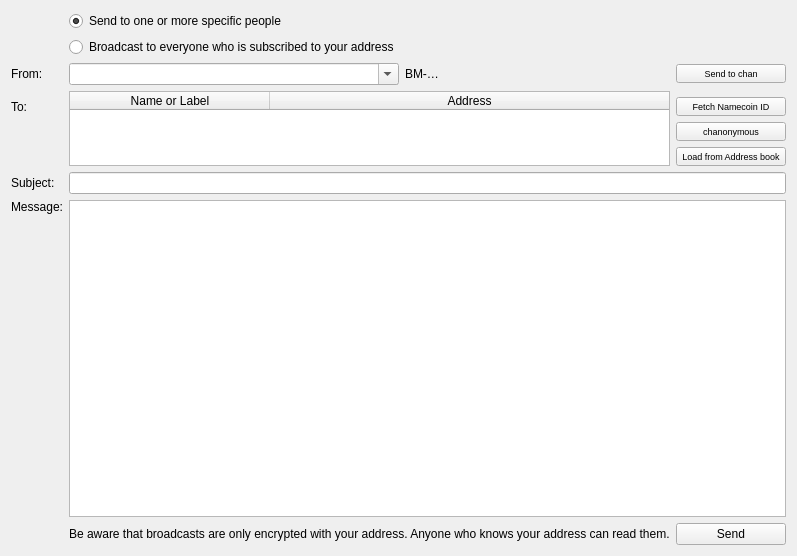
      <widget class="QWidget" name="send">
       <attribute name="icon">
        <iconset resource="bitmessage_icons.qrc">
         <normaloff>:/newPrefix/images/send.png</normaloff>:/newPrefix/images/send.png</iconset>
       </attribute>
       <attribute name="title">
        <string>Send</string>
       </attribute>
       <layout class="QGridLayout" name="gridLayout_2">
        <item row="0" column="2">
         <widget class="QRadioButton" name="radioButtonSpecific">
          <property name="sizePolicy">
           <sizepolicy hsizetype="Fixed" vsizetype="Fixed">
            <horstretch>0</horstretch>
            <verstretch>0</verstretch>
           </sizepolicy>
          </property>
          <property name="text">
           <string>Send to one or more specific people</string>
          </property>
          <property name="checked">
           <bool>true</bool>
          </property>
         </widget>
        </item>
        <item row="16" column="0">
         <widget class="QLabel" name="label_4">
          <property name="sizePolicy">
           <sizepolicy hsizetype="Fixed" vsizetype="Fixed">
            <horstretch>0</horstretch>
            <verstretch>0</verstretch>
           </sizepolicy>
          </property>
          <property name="text">
           <string>Message:</string>
          </property>
         </widget>
        </item>
        <item row="2" column="0">
         <widget class="QLabel" name="label_2">
          <property name="sizePolicy">
           <sizepolicy hsizetype="Fixed" vsizetype="Preferred">
            <horstretch>0</horstretch>
            <verstretch>0</verstretch>
           </sizepolicy>
          </property>
          <property name="text">
           <string>From:</string>
          </property>
         </widget>
        </item>
        <item row="15" column="0">
         <widget class="QLabel" name="label_3">
          <property name="sizePolicy">
           <sizepolicy hsizetype="Fixed" vsizetype="Preferred">
            <horstretch>0</horstretch>
            <verstretch>0</verstretch>
           </sizepolicy>
          </property>
          <property name="text">
           <string>Subject:</string>
          </property>
         </widget>
        </item>
        <item row="2" column="2">
         <widget class="QComboBox" name="comboBoxSendFrom">
          <property name="sizePolicy">
           <sizepolicy hsizetype="Preferred" vsizetype="Fixed">
            <horstretch>0</horstretch>
            <verstretch>0</verstretch>
           </sizepolicy>
          </property>
          <property name="editable">
           <bool>true</bool>
          </property>
          <property name="insertPolicy">
           <enum>QComboBox::NoInsert</enum>
          </property>
         </widget>
        </item>
        <item row="1" column="2">
         <widget class="QRadioButton" name="radioButtonBroadcast">
          <property name="sizePolicy">
           <sizepolicy hsizetype="Fixed" vsizetype="Fixed">
            <horstretch>0</horstretch>
            <verstretch>0</verstretch>
           </sizepolicy>
          </property>
          <property name="text">
           <string>Broadcast to everyone who is subscribed to your address</string>
          </property>
         </widget>
        </item>
        <item row="11" column="2" rowspan="4" colspan="3">
         <widget class="QTableWidget" name="tableWidgetRecipients">
          <property name="sizePolicy">
           <sizepolicy hsizetype="Expanding" vsizetype="Expanding">
            <horstretch>0</horstretch>
            <verstretch>0</verstretch>
           </sizepolicy>
          </property>
          <property name="maximumSize">
           <size>
            <width>16777215</width>
            <height>75</height>
           </size>
          </property>
          <property name="alternatingRowColors">
           <bool>true</bool>
          </property>
          <property name="selectionBehavior">
           <enum>QAbstractItemView::SelectRows</enum>
          </property>
          <property name="horizontalScrollMode">
           <enum>QAbstractItemView::ScrollPerPixel</enum>
          </property>
          <property name="sortingEnabled">
           <bool>false</bool>
          </property>
          <attribute name="horizontalHeaderCascadingSectionResizes">
           <bool>true</bool>
          </attribute>
          <attribute name="horizontalHeaderDefaultSectionSize">
           <number>200</number>
          </attribute>
          <attribute name="horizontalHeaderHighlightSections">
           <bool>false</bool>
          </attribute>
          <attribute name="horizontalHeaderStretchLastSection">
           <bool>true</bool>
          </attribute>
          <attribute name="verticalHeaderVisible">
           <bool>false</bool>
          </attribute>
          <attribute name="verticalHeaderDefaultSectionSize">
           <number>20</number>
          </attribute>
          <column>
           <property name="text">
            <string>Name or Label</string>
           </property>
          </column>
          <column>
           <property name="text">
            <string>Address</string>
           </property>
          </column>
         </widget>
        </item>
        <item row="14" column="5">
         <widget class="QPushButton" name="pushButtonLoadFromAddressBook">
          <property name="sizePolicy">
           <sizepolicy hsizetype="Fixed" vsizetype="Fixed">
            <horstretch>0</horstretch>
            <verstretch>0</verstretch>
           </sizepolicy>
          </property>
          <property name="minimumSize">
           <size>
            <width>110</width>
            <height>0</height>
           </size>
          </property>
          <property name="font">
           <font>
            <pointsize>7</pointsize>
           </font>
          </property>
          <property name="text">
           <string>Load from Address book</string>
          </property>
         </widget>
        </item>
        <item row="17" column="0">
         <spacer name="verticalSpacer">
          <property name="orientation">
           <enum>Qt::Vertical</enum>
          </property>
          <property name="sizeHint" stdset="0">
           <size>
            <width>20</width>
            <height>297</height>
           </size>
          </property>
         </spacer>
        </item>
        <item row="16" column="2" rowspan="2" colspan="4">
         <widget class="QTextEdit" name="textEditMessage">
          <property name="sizePolicy">
           <sizepolicy hsizetype="Expanding" vsizetype="Expanding">
            <horstretch>0</horstretch>
            <verstretch>0</verstretch>
           </sizepolicy>
          </property>
          <property name="html">
           <string>&lt;!DOCTYPE HTML PUBLIC &quot;-//W3C//DTD HTML 4.0//EN&quot; &quot;http://www.w3.org/TR/REC-html40/strict.dtd&quot;&gt;
&lt;html&gt;&lt;head&gt;&lt;meta name=&quot;qrichtext&quot; content=&quot;1&quot; /&gt;&lt;style type=&quot;text/css&quot;&gt;
p, li { white-space: pre-wrap; }
&lt;/style&gt;&lt;/head&gt;&lt;body style=&quot; font-family:'MS Shell Dlg 2'; font-size:9pt; font-weight:400; font-style:normal;&quot;&gt;
&lt;p style=&quot;-qt-paragraph-type:empty; margin-top:0px; margin-bottom:0px; margin-left:0px; margin-right:0px; -qt-block-indent:0; text-indent:0px;&quot;&gt;&lt;br /&gt;&lt;/p&gt;&lt;/body&gt;&lt;/html&gt;</string>
          </property>
         </widget>
        </item>
        <item row="15" column="2" colspan="4">
         <widget class="QLineEdit" name="lineEditSubject">
          <property name="text">
           <string/>
          </property>
         </widget>
        </item>
        <item row="18" column="2" colspan="3">
         <widget class="QLabel" name="labelSendBroadcastWarning">
          <property name="enabled">
           <bool>true</bool>
          </property>
          <property name="sizePolicy">
           <sizepolicy hsizetype="Expanding" vsizetype="Preferred">
            <horstretch>0</horstretch>
            <verstretch>0</verstretch>
           </sizepolicy>
          </property>
          <property name="text">
           <string>Be aware that broadcasts are only encrypted with your address. Anyone who knows your address can read them.</string>
          </property>
          <property name="indent">
           <number>-1</number>
          </property>
         </widget>
        </item>
        <item row="12" column="5">
         <widget class="QPushButton" name="pushButtonFetchNamecoinID">
          <property name="sizePolicy">
           <sizepolicy hsizetype="Fixed" vsizetype="Fixed">
            <horstretch>0</horstretch>
            <verstretch>0</verstretch>
           </sizepolicy>
          </property>
          <property name="minimumSize">
           <size>
            <width>110</width>
            <height>0</height>
           </size>
          </property>
          <property name="font">
           <font>
            <pointsize>7</pointsize>
           </font>
          </property>
          <property name="text">
           <string>Fetch Namecoin ID</string>
          </property>
         </widget>
        </item>
        <item row="18" column="5">
         <widget class="QPushButton" name="pushButtonSend">
          <property name="sizePolicy">
           <sizepolicy hsizetype="Preferred" vsizetype="Fixed">
            <horstretch>0</horstretch>
            <verstretch>0</verstretch>
           </sizepolicy>
          </property>
          <property name="text">
           <string>Send</string>
          </property>
         </widget>
        </item>
        <item row="12" column="0">
         <widget class="QLabel" name="label">
          <property name="sizePolicy">
           <sizepolicy hsizetype="Fixed" vsizetype="Preferred">
            <horstretch>0</horstretch>
            <verstretch>0</verstretch>
           </sizepolicy>
          </property>
          <property name="text">
           <string>To:</string>
          </property>
         </widget>
        </item>
        <item row="13" column="5">
         <widget class="QPushButton" name="pushButtonChanonymous">
          <property name="sizePolicy">
           <sizepolicy hsizetype="Preferred" vsizetype="Fixed">
            <horstretch>0</horstretch>
            <verstretch>0</verstretch>
           </sizepolicy>
          </property>
          <property name="font">
           <font>
            <pointsize>7</pointsize>
           </font>
          </property>
          <property name="toolTip">
           <string>Sets the selected chan address as the 'From' field.</string>
          </property>
          <property name="text">
           <string>chanonymous</string>
          </property>
         </widget>
        </item>
        <item row="2" column="3">
         <widget class="QLabel" name="labelFrom">
          <property name="sizePolicy">
           <sizepolicy hsizetype="Preferred" vsizetype="Preferred">
            <horstretch>0</horstretch>
            <verstretch>0</verstretch>
           </sizepolicy>
          </property>
          <property name="minimumSize">
           <size>
            <width>250</width>
            <height>0</height>
           </size>
          </property>
          <property name="text">
           <string>BM-…</string>
          </property>
         </widget>
        </item>
        <item row="2" column="5">
         <widget class="QPushButton" name="pushButtonSendToChan">
          <property name="font">
           <font>
            <pointsize>7</pointsize>
           </font>
          </property>
          <property name="text">
           <string>Send to chan</string>
          </property>
         </widget>
        </item>
       </layout>
      </widget>
